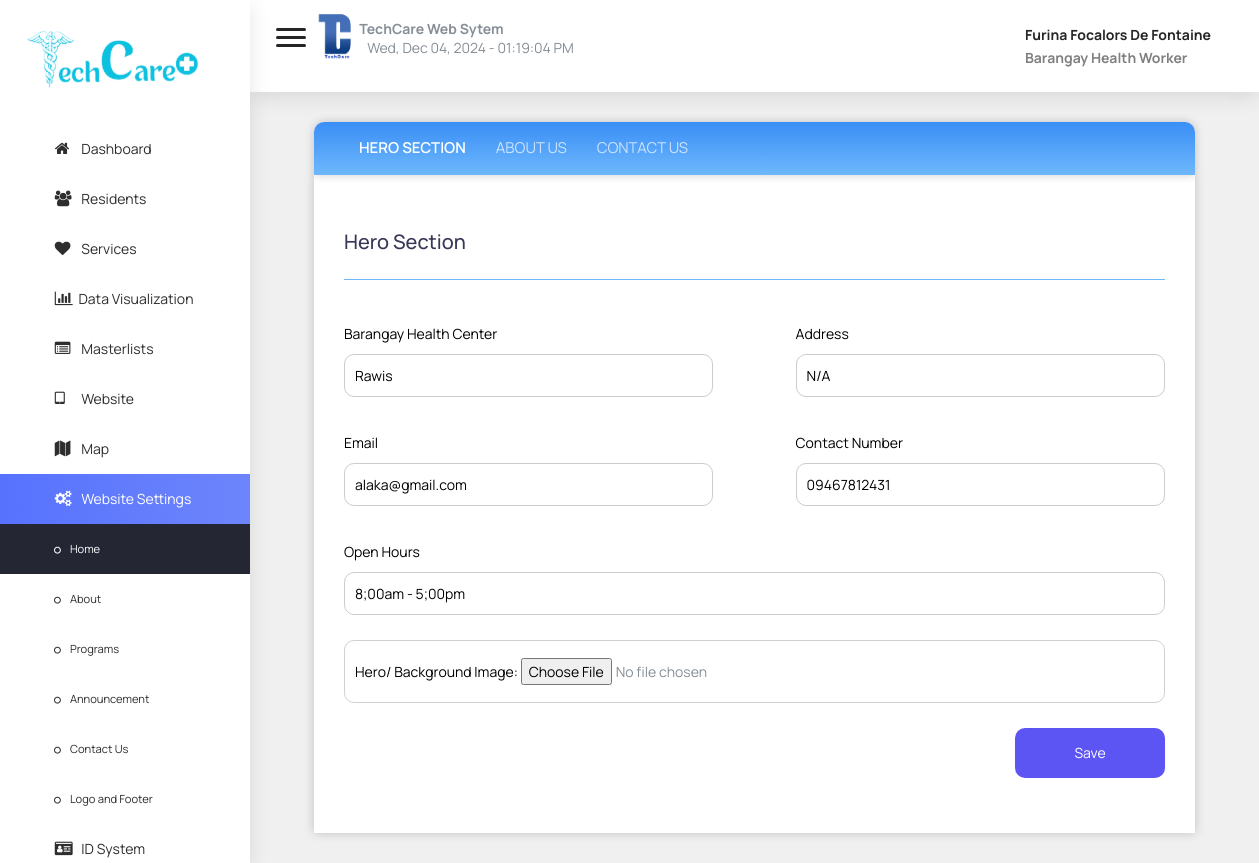
The app's page /admin/wsHomeSettings.php (signed in) with its own data.
### tables this page shows
CREATE TABLE `home` (
  `id` int(11) NOT NULL,
  `center_name` varchar(255) DEFAULT NULL,
  `address` varchar(255) DEFAULT NULL,
  `email` varchar(255) DEFAULT NULL,
  `contact` varchar(255) DEFAULT NULL,
  `open_hours` varchar(255) DEFAULT NULL,
  `bg_img` varchar(255) DEFAULT NULL,
  `short_desc` text DEFAULT NULL,
  `mission` text DEFAULT NULL,
  `vision` text DEFAULT NULL,
  `goal` text DEFAULT NULL,
  `chairman` varchar(255) DEFAULT NULL,
  `chairman_pic` varchar(255) DEFAULT NULL,
  `chairman_comm` text DEFAULT NULL,
  `chairman_comm_pic` varchar(255) DEFAULT NULL,
  `section_pic` varchar(255) DEFAULT NULL,
  `contact_mess` text DEFAULT NULL,
  `office_hrs` varchar(255) DEFAULT NULL,
  `programs_pic` varchar(255) DEFAULT NULL,
  `announce_pic` varchar(255) DEFAULT NULL
);

### user/data/home.php (called while the page is built, shortened)
<?php
include "dbcon.php";
$sql = "SELECT * FROM home";
$result = mysqli_query($conn, $sql);
if (mysqli_num_rows($result) > 0) {
    while ($row = mysqli_fetch_assoc($result)) {
        $centerName = $row["center_name"];
        $address = $row["address"];
        $email = $row["email"];
        $contact = $row["contact"];
        $openHours = $row["open_hours"];
    }
}
?>

### admin/wsHomeSettings.php (the view, shortened to what this page needs)
<?php
include "dbcon.php";
?>
<!DOCTYPE html>
<html lang="en">
<head>
    <?php include "../user/data/home.php"; ?>
    <?php include "partials/head.php"; ?>
    <link rel="stylesheet" href="css/wsHome.css">
    <link href='https://unpkg.com/boxicons@2.1.4/css/boxicons.min.css' rel='stylesheet'>
</head>
<body onload="display_ct();">
    <?php include "partials/sidebar.php"?>
    <?php include "partials/header.php" ?>
    <div class="content-wrap">
        <div class="main">
            <div class="container-fluid">
                <section id="main-content">
                    <div class="tab">
                        <button class="tablinks active" onclick="openTab(event, 'Tab1')">Hero Section</button>
                        <button class="tablinks" onclick="openTab(event, 'Tab2')">About Us</button>
                        <button class="tablinks" onclick="openTab(event, 'Tab3')">Contact Us</button>
                    </div>
                    <div id="Tab1" class="tabcontent">
                        <form action="cms/edit_home.php" method="post" enctype="multipart/form-data">
                            <div class="form">
                                <h5>Hero Section</h5>
                                <div class="formInput">
                                    <label>Barangay Health Center</label>
                                    <input type="text" name="center_name" value="<?php echo $centerName ?>"
                                        placeholder="Enter Name(ex. Barangay Bagumbayan Health Center)" required>
                                </div>
                                <div class="formInput">
                                    <label>Address</label>
                                    <input type="text" name="address" value="<?php echo $address ?>"
                                        placeholder="Enter complete address" required>
                                </div>
                                <div class="formInput">
                                    <label>Email</label>
                                    <input type="text" name="email" value="<?php echo $email ?>"
                                        placeholder="Enter email" required>
                                </div>
                                <div class="formInput">
                                    <label>Contact Number</label>
                                    <input type="text" name="contact" value="<?php echo $contact?>"
                                        placeholder="Enter contact number" required>
                                </div>
                                <div class="formInput" style="width: 100%;">
                                    <label>Open Hours</label>
                                    <input type="text" name="open_hours" value="<?php echo $openHours?>"
                                        placeholder="Enter Open Hours(ex. Monday to Friday(8:00am - 5:00pm) )" required>
                                </div>
                                <div class="photo">
                                    <label for="imageInput">Hero/ Background Image:</label>
                                    <input type="file" name="bg_img" id="imageInput" accept="image/*" required>
                                </div>
                                <div style="width: 100%; display: flex; justify-content: end; align-items: end;">
                                    <button type="submit" name="submit">Save</button>
                                </div>
                            </div>
                        </form>
                    </div>
                </section>
            </div>
        </div>
    </div>
</body>
</html>

### admin/css/navigation.css (style rules this page uses)
body { position: relative; }
.sidebar.sidebar-shrink~.content-wrap { margin-left: 250px; -webkit-transition: margin-left 300ms ease-in-out; transition: margin-left 300ms ease-in-out; }

### admin/css/global.css (style rules this page uses)
:root { --black:#000000; --white: #ffffff; --gradient: linear-gradient(to right,rgb(93,86,244),rgb(106,170,243)); --main-color: rgb(93, 86, 244); --sky-blue: rgb(106,170,243); }
* { box-sizing: border-box; font-family: 'Manrope', sans-serif; }
body { margin: 0px; background-color: #f0f0f0; background-size: cover; background-repeat: no-repeat; }

### admin/css/wsHome.css (style rules this page uses)
* { box-sizing: border-box; padding: 0; margin: 0; }
#main-content { display: flex; flex-direction: column; align-items: center; padding: 30px 0; }
.tabcontent form { width: 100%; display: block; }
form { width: 100%; display: flex; }
.tab { width: 90%; display: flex; overflow: hidden; background: linear-gradient(to bottom, #3a8ef6, #6eb8fc); padding: 0 30px; border-radius: 10px 10px 0 0; box-shadow: 0px 0px 10px rgba(0, 0, 0, 0.2); z-index: 99; }
.tab button { background: none; color: #ffffffb2; border: none; outline: none; cursor: pointer; padding: 15px 15px; transition: 0.3s; font-size: 15px; text-transform: uppercase; }
.tabcontent { display: none; width: 90%; box-shadow: 0px 0px 10px rgba(0, 0, 0, 0.2); background-color: #fff; padding: 30px; }
.tablinks.active { color: #fff; font-weight: 600; }
.tabcontent { display: none; }
.tabcontent.show { display: block; }
.form { display: flex; justify-content: space-between; flex-wrap: wrap; }
.form h5 { width: 100%; padding: 25px 0; border-bottom: solid 1.5px #6eb8fc; }
.form .formInput { width: 45%; margin-top: 25px; }
.form .formInput input { width: 100%; border: solid 1px #ccc; padding: 10px; border-radius: 10px; }
.form .formInput label, .form .photo label { margin: 10px 0; color: #000; }
.form .photo { width: 100%; padding: 10px; border-radius: 5px; border: solid 1px #d1d1d1; border-radius: 10px; margin-top: 25px; }
.form button { border: none; width: 150px; height: 50px; color: white !important; background-color: #5c54f3; border-radius: 10px; margin: 25px 0; }

### records on screen
home: center_name "Rawis", address "N/A", email "alaka@gmail.com", contact "09467812431", open_hours "8;00am - 5;00pm"

### other values on screen
$_SESSION["firstname"] "Furina"
$_SESSION["midname"] "Focalors"
$_SESSION["lastname"] "De Fontaine"
$_SESSION["user_type"] "Barangay Health Worker"
